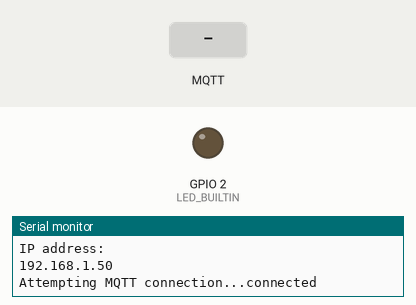
Recording of a sketch running on a simulated ESP32. Shown: output pins drawn as LEDs (lit = HIGH), the last lines printed to the serial monitor. Inputs (shaded band) come from the test bench. WiFi joins after 1.5 s; servers stay silent unless stated; no MQTT or app messages arrive unless stated.

Above: at 2.7 s.
2.8 s: MQTT message "on" arrives on the first subscribed topic
At 3.1 s:
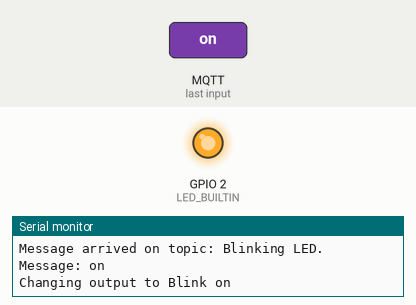
5.8 s: MQTT message "off" arrives on the first subscribed topic
At 6.6 s:
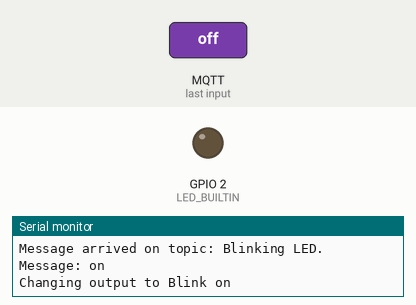
Timing chart, 0 to 8.8 s (numbered marks = the images above; inputs shaded):
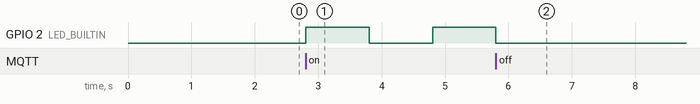

The sketch:

MQTT_BASICS.ino
```cpp
//Blink led 2 via Node-Red

#include <WiFi.h>
#include <PubSubClient.h>

#define LED_BUILTIN 2

//Flag used as latch for switching between led on/off states
bool blink_flag = false;

const char* ssid = "Mako's Galaxy Note20 Ultra 5G";
const char* password = "hqhj6705";

const char* mqtt_server = "192.168.190.197";

WiFiClient espClient;
PubSubClient client(espClient);


void setup()
{
  // put your setup code here, to run once:
  Serial.begin(115200);

  Serial.println("Running setup");
  Serial.println("");

  setup_wifi();
  client.setServer(mqtt_server, 1883);
  client.setCallback(callback);

  pinMode(LED_BUILTIN, OUTPUT);
}

//Connect to wifi
void setup_wifi()
{
  delay(10);
  Serial.println("Running setup_wifi");
  Serial.println("");

  Serial.println();
  Serial.print("Connecting to ");
  Serial.println(ssid);

  WiFi.begin(ssid, password);

  //retry until connected forever
  while (WiFi.status() != WL_CONNECTED)
  {
    delay(500);
    Serial.print(".");

    Serial.println("done");
    Serial.println("");
  }

  //Connect success
  Serial.println("");
  Serial.println("WiFi connected");
  Serial.println("IP address: ");
  Serial.println(WiFi.localIP());
}

  //MQTT msg recieved interrupt
void callback(char* topic, byte* message, unsigned int length)
{
  Serial.print("Message arrived on topic: ");
  Serial.print(topic);
  Serial.print(". Message: ");
  String messageBlink;

  for (int i = 0; i < length; i++)
  {
    Serial.print((char)message[i]);
    messageBlink += (char)message[i];
  }
    Serial.println();
    Serial.print("Changing output to ");
    if(messageBlink == "on")
    {
      Serial.println("Blink on");
      //Make the LED blink
      blink_flag = true;
    }
    else if(messageBlink == "off")
    {
      Serial.println("Blink off");
      //Stop the LED from blinking
      blink_flag = false;
    }
}

void reconnect() {
  // Loop until we're reconnected
  while (!client.connected()) {
    Serial.print("Attempting MQTT connection...");
    // Attempt to connect
    if (client.connect("ESP32")) {
      Serial.println("connected");
      // Subscribe
      client.subscribe("Blinking LED");
    }
    else
    {
      Serial.print("failed, rc=");
      Serial.print(client.state());
      Serial.println(" try again in 5 seconds");
      // Wait 5 seconds before retrying
      delay(5000);
    }
  }
}

void loop()
{
  // put your main code here, to run repeatedly:
  if (!client.connected())
  {
    reconnect();
  }
  client.loop();

  if(blink_flag == true)
  {
    digitalWrite(LED_BUILTIN, HIGH);   // turn the LED on (HIGH is the voltage level)
    delay(1000);                       // wait for a second
    digitalWrite(LED_BUILTIN, LOW);    // turn the LED off by making the voltage LOW
    delay(1000);
  }

}
```

Measured:
- after the input at 2.8 s, GPIO 2 (LED_BUILTIN): LOW → HIGH at once, → LOW 1.0 s later, → HIGH 1.0 s later
- after the input at 5.8 s, GPIO 2 (LED_BUILTIN): goes on until 5.8 s, then stays LOW
